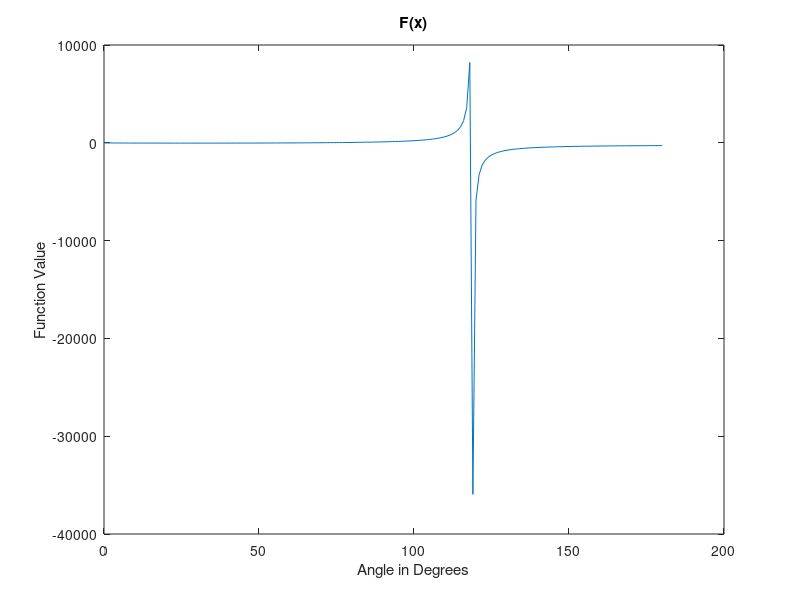

MATLAB code to generate this figure: (Note: this script raises an error after producing the figure.)
% Define problem constants
g = 9.81;
mu = 0.55;
F = 150;
m = 25;

% Define the function to be solved for. Is the angle specified in radians or degrees?
F= @(theta) ((mu*m*g)./(cosd(theta)+(mu*sind(theta))))-F;
% THINK, what makes range sense for angle?
lower_bound=0;
upper_bound=90;
% Plot your function. Does plotting give you an idea about where the root is?
axis=0:180;
F_x=F(axis);
plot(axis,F_x)
xlabel('Angle in Degrees')
ylabel('Function Value')
title('F(x)')
% Finaly solve for the root using the bisection script given to you, which can be called as:
[root, fx, ea, iter] = bisect(F, lower_bound, upper_bound);
format long
angle=root;
% These variables will be checked for your final answer:
%angle =  % the angle in degree that solves this problem
%fx =     % the function value at your solved angle
%ea =     % the bisection error estimate
%iter =   % the number of bisection iterations
fprintf('the angle is %d \n',root)
fprintf('The value of the function at the root is %d \n',fx)
fprintf('The error is %d \n',ea)
fprintf('The number of iterations is %d \n',iter)